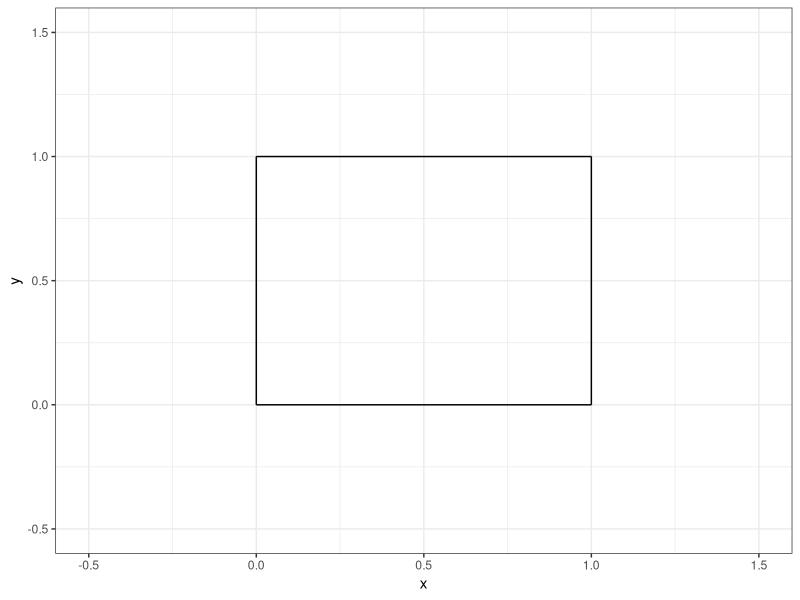
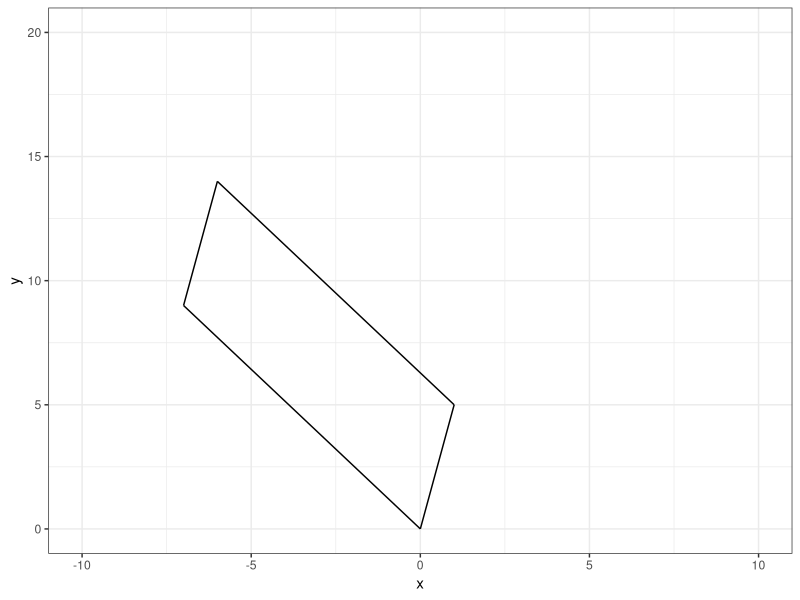
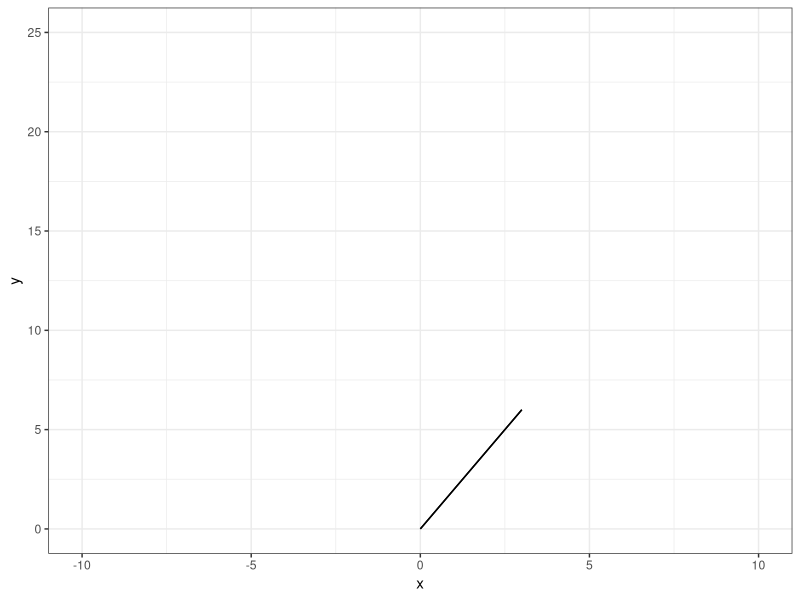
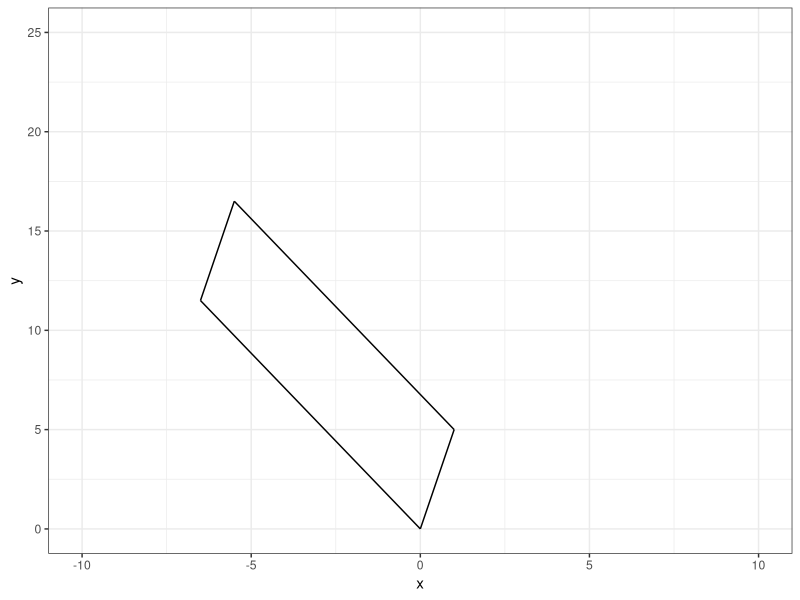
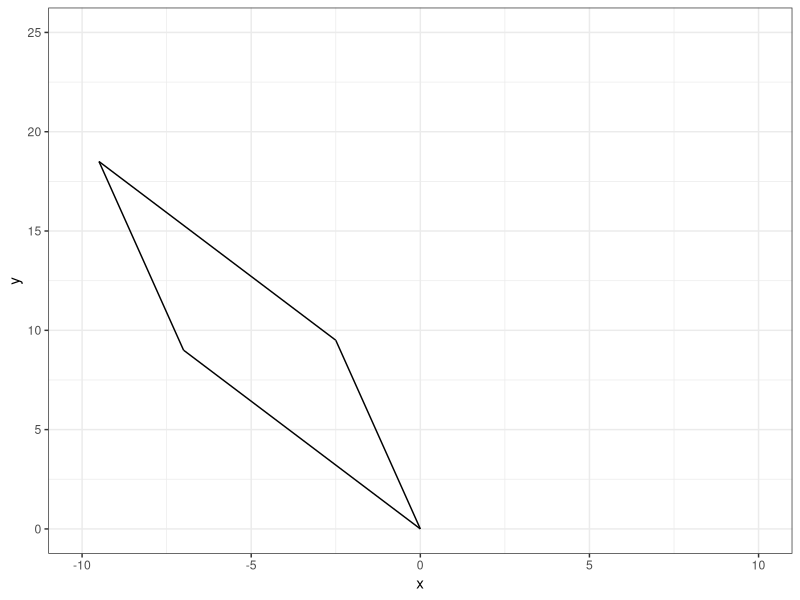
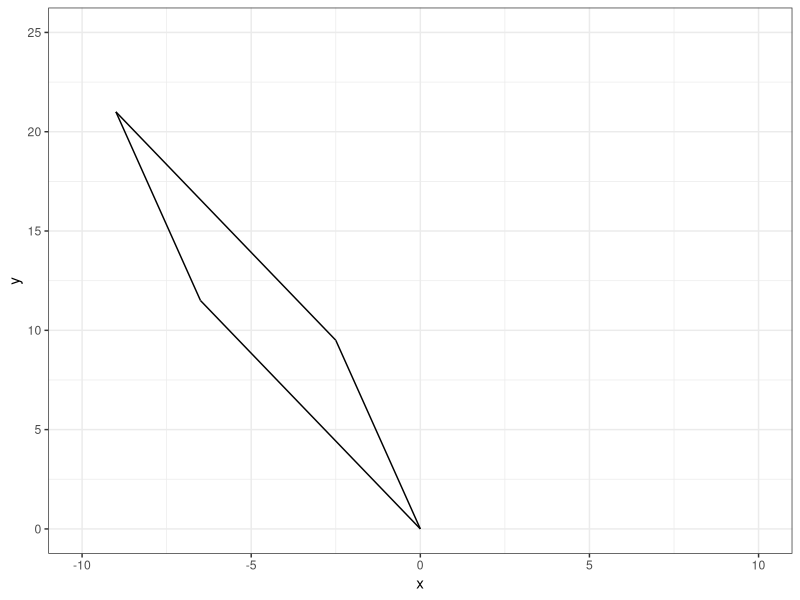
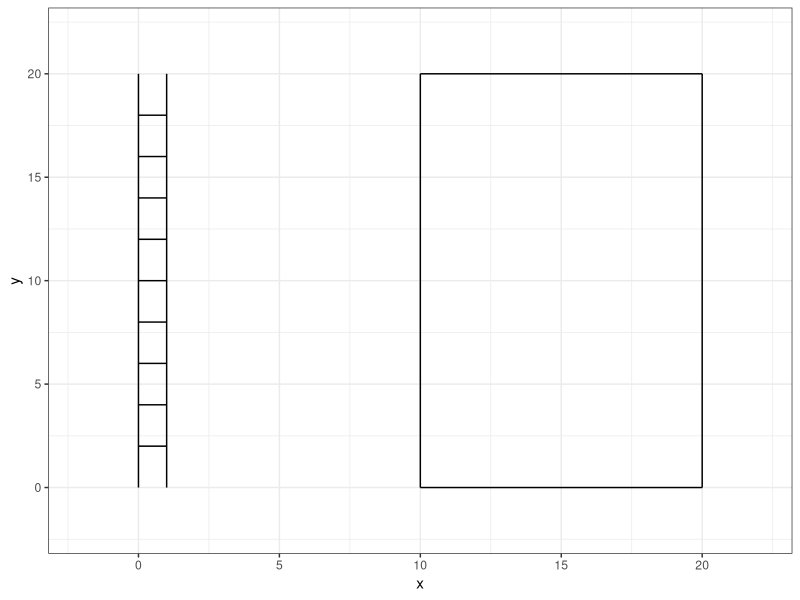

Write the R code that produced these figures, in order.
## ---- chunk 1
#| echo: false

default_chunk_hook  <- knitr::knit_hooks$get("chunk")

latex_font_size <- c("Huge", "huge", "LARGE", "Large", 
                     "large", "normalsize", "small", 
                     "footnotesize", "scriptsize", "tiny")

knitr::knit_hooks$set(chunk = function(x, options) {
  x <- default_chunk_hook(x, options)
  if(options$size %in% latex_font_size) {
    paste0("\n \\", options$size, "\n\n", 
      x, 
      "\n\n \\normalsize"
    )
  } else {
    x
  }
})

## ---- chunk 2
#| label: load-packages
#| include: false
library(tidyverse)
## ---- chunk 3
#| label: fig-unitsquare
#| fig-cap: "The unit square."
#| fig-width: 3
#| fig-height: 3
#| scale: "80%"
#| fig-align: "center"
#| size: "scriptsize"
ggplot() +
  geom_segment(aes(x = 0, xend = 0,
                   y=0, yend = 1))+
  geom_segment(aes(x = 0, xend = 1,
                   y=1, yend = 1))+
  geom_segment(aes(x = 1, xend = 1,
                   y=0, yend = 1))+
  geom_segment(aes(x = 0, xend = 1,
                   y=0, yend = 0)) +
  theme_bw() + 
  xlim(-0.5, 1.5)+
  ylim(-0.5, 1.5)+
  labs(x = "x", 
       y = "y")
## ---- chunk 4
#| size: "scriptsize"
#| code-fold: FALSE
 
(A = matrix(data=c(1,-7,5,9), nrow=2, ncol=2, byrow=TRUE))
## ---- chunk 5
#| size: "scriptsize"
#| code-fold: FALSE

(M = diag(2))
(T = A %*% M)
## ---- chunk 6
#| size: "scriptsize"
#| code-fold: FALSE
(basis.vector.1 = T[,1])
(basis.vector.2 = T[,2])
## ---- chunk 7
#| size: "scriptsize"
#| code-fold: FALSE
(p.0 = c(0,0))
(p.1 = basis.vector.1)
(p.2 = basis.vector.1 + basis.vector.2)
(p.3 = basis.vector.2)
## ---- chunk 8
#| label: fig-part-1e
#| fig-cap: "Shape (part 1e)."
#| fig-width: 3
#| fig-height: 3
#| scale: "80%"
#| fig-align: "center"
#| size: "scriptsize"
ggplot() +
  geom_segment(aes(x = p.0[1], xend = p.1[1],
                   y=p.0[2], yend = p.1[2]))+
  geom_segment(aes(x = p.1[1], xend = p.2[1],
                   y=p.1[2], yend = p.2[2]))+
  geom_segment(aes(x = p.2[1], xend = p.3[1],
                   y=p.2[2], yend = p.3[2]))+
  geom_segment(aes(x = p.3[1], xend = p.0[1],
                   y=p.3[2], yend = p.0[2])) +
  theme_bw() + 
  xlim(-10, 10)+
  ylim(0, 20)+
  labs(x = "x", 
       y = "y")
## ---- chunk 9
#| size: "scriptsize"
#| code-fold: FALSE
(det.A = det(A))
## ---- chunk 10
#| size: "scriptsize"
#| code-fold: FALSE
 
(A = matrix(data=c(1,2,2,4), nrow=2, ncol=2, byrow=TRUE))
## ---- chunk 11
#| size: "scriptsize"
#| code-fold: FALSE

(M = diag(2))
(T = A %*% M)
## ---- chunk 12
#| size: "scriptsize"
#| code-fold: FALSE
(basis.vector.1 = T[,1])
(basis.vector.2 = T[,2])
## ---- chunk 13
#| size: "scriptsize"
#| code-fold: FALSE
(p.0 = c(0,0))
(p.1 = basis.vector.1)
(p.2 = basis.vector.1 + basis.vector.2)
(p.3 = basis.vector.2)
## ---- chunk 14
#| label: fig-part-2e
#| fig-cap: "Shape (part 2e)."
#| fig-width: 3
#| fig-height: 3
#| scale: "80%"
#| fig-align: "center"
#| size: "scriptsize"
ggplot() +
  geom_segment(aes(x = p.0[1], xend = p.1[1],
                   y=p.0[2], yend = p.1[2]))+
  geom_segment(aes(x = p.1[1], xend = p.2[1],
                   y=p.1[2], yend = p.2[2]))+
  geom_segment(aes(x = p.2[1], xend = p.3[1],
                   y=p.2[2], yend = p.3[2]))+
  geom_segment(aes(x = p.3[1], xend = p.0[1],
                   y=p.3[2], yend = p.0[2])) +
  theme_bw() + 
  xlim(-10, 10)+
  ylim(0, 25)+
  labs(x = "x", 
       y = "y")
## ---- chunk 15
#| size: "scriptsize"
#| code-fold: FALSE
(det.A = det(A))
## ---- chunk 16
#| size: "scriptsize"
#| code-fold: FALSE
k = 0.5
(M.v = matrix(data=c(1,k,0,1),nrow=2,ncol=2,byrow=TRUE))
(A = matrix(data=c(1,-7,5,9),nrow=2,ncol=2,byrow=TRUE))
T = A %*% M.v

basis.vector.1 = T[,1]
basis.vector.2 = T[,2]

p.0 = c(0,0)
p.1 = basis.vector.1
p.2 = basis.vector.1 + basis.vector.2
p.3 = basis.vector.2
## ---- chunk 17
#| label: fig-part-3a
#| fig-cap: "Shape (part 3a)."
#| fig-width: 3
#| fig-height: 3
#| scale: "80%"
#| fig-align: "center"
#| size: "scriptsize"
ggplot() +
  geom_segment(aes(x = p.0[1], xend = p.1[1],
                   y=p.0[2], yend = p.1[2]))+
  geom_segment(aes(x = p.1[1], xend = p.2[1],
                   y=p.1[2], yend = p.2[2]))+
  geom_segment(aes(x = p.2[1], xend = p.3[1],
                   y=p.2[2], yend = p.3[2]))+
  geom_segment(aes(x = p.3[1], xend = p.0[1],
                   y=p.3[2], yend = p.0[2])) +
  theme_bw() + 
  xlim(-10, 10)+
  ylim(0, 25)+
  labs(x = "x", 
       y = "y")
## ---- chunk 18
#| size: "scriptsize"
#| code-fold: FALSE
(det.A = det(A))
## ---- chunk 19
#| size: "scriptsize"
#| code-fold: FALSE
k = 0.5
(M.v = matrix(data=c(1,0,k,1),nrow=2,ncol=2,byrow=TRUE))
(A = matrix(data=c(1,-7,5,9),nrow=2,ncol=2,byrow=TRUE))
T = A %*% M.v

basis.vector.1 = T[,1]
basis.vector.2 = T[,2]

p.0 = c(0,0)
p.1 = basis.vector.1
p.2 = basis.vector.1 + basis.vector.2
p.3 = basis.vector.2
## ---- chunk 20
#| label: fig-part-3b
#| fig-cap: "Shape (part 3b)."
#| fig-width: 3
#| fig-height: 3
#| scale: "80%"
#| fig-align: "center"
#| size: "scriptsize"
ggplot() +
  geom_segment(aes(x = p.0[1], xend = p.1[1],
                   y=p.0[2], yend = p.1[2]))+
  geom_segment(aes(x = p.1[1], xend = p.2[1],
                   y=p.1[2], yend = p.2[2]))+
  geom_segment(aes(x = p.2[1], xend = p.3[1],
                   y=p.2[2], yend = p.3[2]))+
  geom_segment(aes(x = p.3[1], xend = p.0[1],
                   y=p.3[2], yend = p.0[2])) +
  theme_bw() + 
  xlim(-10, 10)+
  ylim(0, 25)+
  labs(x = "x", 
       y = "y")
## ---- chunk 21
#| size: "scriptsize"
#| code-fold: FALSE
(det.A = det(A))
## ---- chunk 22
#| size: "scriptsize"
#| code-fold: FALSE
k = 0.5
(M.v = matrix(data=c(1,k,k,1),nrow=2,ncol=2,byrow=TRUE))
(A = matrix(data=c(1,-7,5,9),nrow=2,ncol=2,byrow=TRUE))
T = A %*% M.v

basis.vector.1 = T[,1]
basis.vector.2 = T[,2]

p.0 = c(0,0)
p.1 = basis.vector.1
p.2 = basis.vector.1 + basis.vector.2
p.3 = basis.vector.2
## ---- chunk 23
#| label: fig-part-3c
#| fig-cap: "Shape (part 3c)."
#| fig-width: 3
#| fig-height: 3
#| scale: "80%"
#| fig-align: "center"
#| size: "scriptsize"
ggplot() +
  geom_segment(aes(x = p.0[1], xend = p.1[1],
                   y=p.0[2], yend = p.1[2]))+
  geom_segment(aes(x = p.1[1], xend = p.2[1],
                   y=p.1[2], yend = p.2[2]))+
  geom_segment(aes(x = p.2[1], xend = p.3[1],
                   y=p.2[2], yend = p.3[2]))+
  geom_segment(aes(x = p.3[1], xend = p.0[1],
                   y=p.3[2], yend = p.0[2])) +
  theme_bw() + 
  xlim(-10, 10)+
  ylim(0, 25)+
  labs(x = "x", 
       y = "y")
## ---- chunk 24
#| size: "scriptsize"
#| code-fold: FALSE
(det.A = det(A))
## ---- chunk 25
#| size: "scriptsize"
#| code-fold: FALSE
(ladder = data.frame(x=c(0,0,1,1,0,1,0,1,0,1,0,1,0,1,0,1,0,1,0,1,0,1),y=c(0,20,0,20,2,2,4,4,6,6,8,8,10,10,12,12,14,14,16,16,18,18),group=c(1,1,2,2,3,3,4,4,5,5,6,6,7,7,8,8,9,9,10,10,11,11)))
## ---- chunk 26
#| label: fig-ladder
#| fig-cap: "A ladder."
#| fig-width: 3
#| fig-height: 3
#| scale: "80%"
#| fig-align: "center"
#| size: "scriptsize"
ggplot() +
  geom_path(data = ladder, 
              aes(x = x, y = y, group = group)) +
                  geom_segment(aes(x = 10, xend = 10,
                   y=0, yend = 20))+
  geom_segment(aes(x = 10, xend = 20,
                   y=20, yend = 20))+
  geom_segment(aes(x = 20, xend = 20,
                   y=0, yend = 20))+
  geom_segment(aes(x = 10, xend = 20,
                   y=0, yend = 0)) +
  theme_bw() +
  xlim(-2,22) +
  ylim(-2,22)
## ---- chunk 27
#| size: "scriptsize"
#| code-fold: FALSE
k=0.5
(M.h = matrix(data=c(1,0,k,1),nrow=2,ncol=2,byrow=TRUE))
(A = as.matrix(ladder[,c(1,2)]))

(T = A %*% M)
